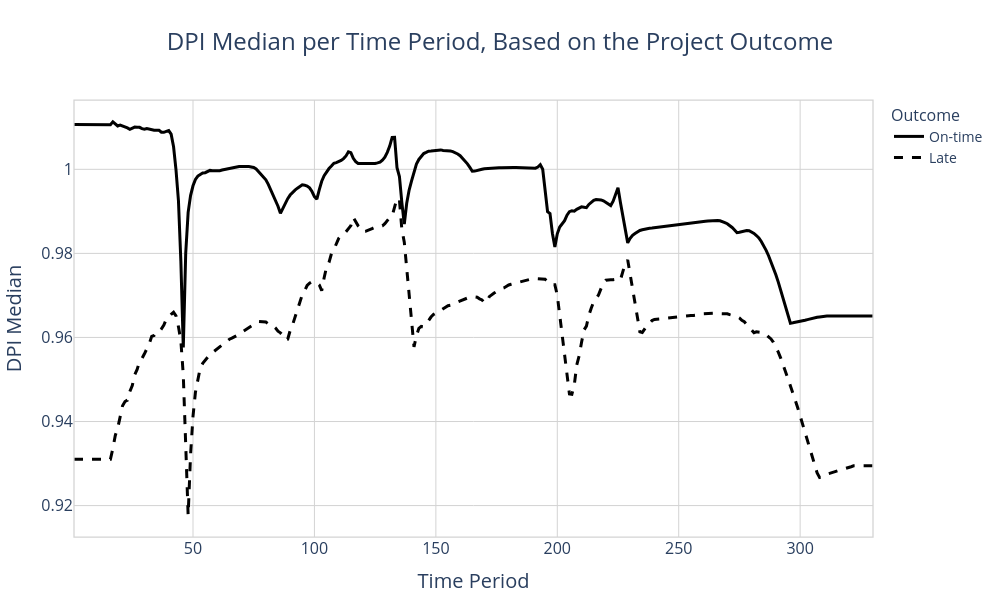

Notebook source saved alongside this figure:
### Markdown cell above
Comments:
- Despite at first sight both distributions seem familiar, we can observe that they differ in their range values on its peaks and valleys, and it seems that there is a time shift over their values
- We will plot both medians to compare if this assumptions are corrrect

### Code cell
#plot only the medians
fig = px.line(tmp.replace({"on time": "On-time",
                          "late": "Late"}),
            title = "DPI Median per Time Period, Based on the Project Outcome",
            x = "period",
            y = "median",
            labels = {"median": "DPI Median", 
                      "period": "Time Period",
                      "result": "Outcome"},
            height = 600,
            width = 1000,
            color_discrete_sequence=['black', 'black'],
            color = "result",
            # line_group = "result"
            )

# Update line colors and legend text size
fig.update_traces(
    line=dict(width=3),  # Line width
)

fig.for_each_trace(lambda t: t.update(line=dict(dash='dash') if t.name == 'Late' else dict(dash='solid')))

#update layout
fig.update_layout(
    title={'font': {'size': 24}, 'x': 0.5},
    xaxis_title={'text': 'Time Period', 'font': {'size': 20}},
    yaxis_title={'text': 'DPI Median', 'font': {'size': 20}},
    xaxis={'tickfont': {'size': 16}},
    yaxis={'tickfont': {'size': 16}},
    legend=dict(
        title='Outcome',
        font=dict(size=14),  # Increase the legend text size
        title_font=dict(size=16)),  # Increase the legend title size,  # Increase legend text size
    plot_bgcolor='white',  # Background color of the plot area
    paper_bgcolor='white'  # Background color of the entire figure
)

fig.update_layout(
    xaxis=dict(showgrid=True, gridcolor='lightgray'),  # Light gray gridlines
    yaxis=dict(showgrid=True, gridcolor='lightgray'),  # Light gray gridlines
    margin=dict(l=50, r=50, t=100, b=50),  # Margins for the plot
)

# Add border by creating an external layout shape
fig.add_shape(type="rect",
    xref="paper", yref="paper",
    x0=0, y0=0, x1=1, y1=1,
    line=dict(color="lightgray", width=1.25),  # Border color and width
    fillcolor="rgba(0,0,0,0)"  # No fill, transparent
)

fig.show()

### Figure 1 — Plotly figure (JSON) as saved in the notebook; plotly's stock layout.template omitted (floating-point values rounded to 4 significant figures; data arrays with more than 128 entries replaced by an {"elided": "..."} marker saying what was removed)
{"data": [{"hovertemplate": "Outcome=On-time<br>Time Period=%{x}<br>DPI Median=%{y}<extra></extra>", "legendgroup": "On-time", "line": {"color": "black", "dash": "solid", "width": 3}, "marker": {"symbol": "circle"}, "mode": "lines", "name": "On-time", "orientation": "v", "showlegend": true, "type": "scatter", "x": {"elided": "330 int values"}, "xaxis": "x", "y": {"elided": "330 float values"}, "yaxis": "y"}, {"hovertemplate": "Outcome=Late<br>Time Period=%{x}<br>DPI Median=%{y}<extra></extra>", "legendgroup": "Late", "line": {"color": "black", "dash": "dash", "width": 3}, "marker": {"symbol": "circle"}, "mode": "lines", "name": "Late", "orientation": "v", "showlegend": true, "type": "scatter", "x": {"elided": "330 int values"}, "xaxis": "x", "y": {"elided": "330 float values"}, "yaxis": "y"}], "layout": {"height": 600, "legend": {"font": {"size": 14}, "title": {"font": {"size": 16}, "text": "Outcome"}, "tracegroupgap": 0}, "margin": {"b": 50, "l": 50, "r": 50, "t": 100}, "paper_bgcolor": "white", "plot_bgcolor": "white", "shapes": [{"fillcolor": "rgba(0,0,0,0)", "line": {"color": "lightgray", "width": 1.25}, "type": "rect", "x0": 0, "x1": 1, "xref": "paper", "y0": 0, "y1": 1, "yref": "paper"}], "title": {"font": {"size": 24}, "text": "DPI Median per Time Period, Based on the Project Outcome", "x": 0.5}, "width": 1000, "xaxis": {"anchor": "y", "domain": [0, 1], "gridcolor": "lightgray", "showgrid": true, "tickfont": {"size": 16}, "title": {"font": {"size": 20}, "text": "Time Period"}}, "yaxis": {"anchor": "x", "domain": [0, 1], "gridcolor": "lightgray", "showgrid": true, "tickfont": {"size": 16}, "title": {"font": {"size": 20}, "text": "DPI Median"}}}}
